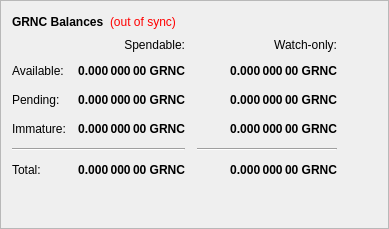
        <widget class="QFrame" name="frame">
         <property name="frameShape">
          <enum>QFrame::StyledPanel</enum>
         </property>
         <property name="frameShadow">
          <enum>QFrame::Raised</enum>
         </property>
         <layout class="QVBoxLayout" name="verticalLayout_4">
          <item>
           <layout class="QHBoxLayout" name="horizontalLayout_4">
            <item>
             <widget class="QLabel" name="label_5">
              <property name="font">
               <font>
                <weight>75</weight>
                <bold>true</bold>
               </font>
              </property>
              <property name="text">
               <string>GRNC Balances</string>
              </property>
             </widget>
            </item>
            <item>
             <widget class="QLabel" name="labelWalletStatus">
              <property name="cursor">
               <cursorShape>WhatsThisCursor</cursorShape>
              </property>
              <property name="toolTip">
               <string>The displayed information may be out of date. Your wallet automatically synchronizes with the GRNC network after a connection is established, but this process has not completed yet.</string>
              </property>
              <property name="styleSheet">
               <string notr="true">QLabel { color: red; }</string>
              </property>
              <property name="text">
               <string notr="true">(out of sync)</string>
              </property>
              <property name="alignment">
               <set>Qt::AlignLeading|Qt::AlignLeft|Qt::AlignVCenter</set>
              </property>
             </widget>
            </item>
            <item>
             <spacer name="horizontalSpacer_3">
              <property name="orientation">
               <enum>Qt::Horizontal</enum>
              </property>
              <property name="sizeHint" stdset="0">
               <size>
                <width>40</width>
                <height>20</height>
               </size>
              </property>
             </spacer>
            </item>
           </layout>
          </item>
          <item>
           <layout class="QGridLayout" name="gridLayout">
            <property name="spacing">
             <number>12</number>
            </property>
            <item row="2" column="2">
             <widget class="QLabel" name="labelWatchPending">
              <property name="font">
               <font>
                <weight>75</weight>
                <bold>true</bold>
               </font>
              </property>
              <property name="cursor">
               <cursorShape>IBeamCursor</cursorShape>
              </property>
              <property name="toolTip">
               <string>Unconfirmed transactions to watch-only addresses</string>
              </property>
              <property name="text">
               <string notr="true">0.000 000 00 GRNC</string>
              </property>
              <property name="alignment">
               <set>Qt::AlignRight|Qt::AlignTrailing|Qt::AlignVCenter</set>
              </property>
              <property name="textInteractionFlags">
               <set>Qt::LinksAccessibleByMouse|Qt::TextSelectableByKeyboard|Qt::TextSelectableByMouse</set>
              </property>
             </widget>
            </item>
            <item row="2" column="1">
             <widget class="QLabel" name="labelUnconfirmed">
              <property name="font">
               <font>
                <weight>75</weight>
                <bold>true</bold>
               </font>
              </property>
              <property name="cursor">
               <cursorShape>IBeamCursor</cursorShape>
              </property>
              <property name="toolTip">
               <string>Total of transactions that have yet to be confirmed, and do not yet count toward the spendable balance</string>
              </property>
              <property name="text">
               <string notr="true">0.000 000 00 GRNC</string>
              </property>
              <property name="alignment">
               <set>Qt::AlignRight|Qt::AlignTrailing|Qt::AlignVCenter</set>
              </property>
              <property name="textInteractionFlags">
               <set>Qt::LinksAccessibleByMouse|Qt::TextSelectableByKeyboard|Qt::TextSelectableByMouse</set>
              </property>
             </widget>
            </item>
            <item row="3" column="2">
             <widget class="QLabel" name="labelWatchImmature">
              <property name="font">
               <font>
                <weight>75</weight>
                <bold>true</bold>
               </font>
              </property>
              <property name="cursor">
               <cursorShape>IBeamCursor</cursorShape>
              </property>
              <property name="toolTip">
               <string>Staked or masternode rewards in watch-only addresses that has not yet matured</string>
              </property>
              <property name="text">
               <string notr="true">0.000 000 00 GRNC</string>
              </property>
              <property name="alignment">
               <set>Qt::AlignRight|Qt::AlignTrailing|Qt::AlignVCenter</set>
              </property>
              <property name="textInteractionFlags">
               <set>Qt::LinksAccessibleByMouse|Qt::TextSelectableByKeyboard|Qt::TextSelectableByMouse</set>
              </property>
             </widget>
            </item>
            <item row="4" column="0" colspan="2">
             <widget class="Line" name="lineSpendableBalance">
              <property name="orientation">
               <enum>Qt::Horizontal</enum>
              </property>
             </widget>
            </item>
            <item row="4" column="2">
             <widget class="Line" name="lineWatchBalance">
              <property name="sizePolicy">
               <sizepolicy hsizetype="Preferred" vsizetype="Fixed">
                <horstretch>0</horstretch>
                <verstretch>0</verstretch>
               </sizepolicy>
              </property>
              <property name="minimumSize">
               <size>
                <width>140</width>
                <height>0</height>
               </size>
              </property>
              <property name="orientation">
               <enum>Qt::Horizontal</enum>
              </property>
             </widget>
            </item>
            <item row="5" column="0">
             <widget class="QLabel" name="labelTotalText">
              <property name="text">
               <string>Total:</string>
              </property>
             </widget>
            </item>
            <item row="3" column="1">
             <widget class="QLabel" name="labelImmature">
              <property name="font">
               <font>
                <weight>75</weight>
                <bold>true</bold>
               </font>
              </property>
              <property name="cursor">
               <cursorShape>IBeamCursor</cursorShape>
              </property>
              <property name="toolTip">
               <string>Staked or masternode rewards that has not yet matured</string>
              </property>
              <property name="text">
               <string notr="true">0.000 000 00 GRNC</string>
              </property>
              <property name="alignment">
               <set>Qt::AlignRight|Qt::AlignTrailing|Qt::AlignVCenter</set>
              </property>
              <property name="textInteractionFlags">
               <set>Qt::LinksAccessibleByMouse|Qt::TextSelectableByKeyboard|Qt::TextSelectableByMouse</set>
              </property>
             </widget>
            </item>
            <item row="2" column="3">
             <spacer name="horizontalSpacer_2">
              <property name="orientation">
               <enum>Qt::Horizontal</enum>
              </property>
              <property name="sizeHint" stdset="0">
               <size>
                <width>40</width>
                <height>20</height>
               </size>
              </property>
             </spacer>
            </item>
            <item row="3" column="0">
             <widget class="QLabel" name="labelImmatureText">
              <property name="text">
               <string>Immature:</string>
              </property>
             </widget>
            </item>
            <item row="5" column="1">
             <widget class="QLabel" name="labelTotal">
              <property name="font">
               <font>
                <weight>75</weight>
                <bold>true</bold>
               </font>
              </property>
              <property name="cursor">
               <cursorShape>IBeamCursor</cursorShape>
              </property>
              <property name="toolTip">
               <string>Your current total balance</string>
              </property>
              <property name="text">
               <string notr="true">0.000 000 00 GRNC</string>
              </property>
              <property name="alignment">
               <set>Qt::AlignRight|Qt::AlignTrailing|Qt::AlignVCenter</set>
              </property>
              <property name="textInteractionFlags">
               <set>Qt::LinksAccessibleByMouse|Qt::TextSelectableByKeyboard|Qt::TextSelectableByMouse</set>
              </property>
             </widget>
            </item>
            <item row="5" column="2">
             <widget class="QLabel" name="labelWatchTotal">
              <property name="font">
               <font>
                <weight>75</weight>
                <bold>true</bold>
               </font>
              </property>
              <property name="cursor">
               <cursorShape>IBeamCursor</cursorShape>
              </property>
              <property name="toolTip">
               <string>Current total balance in watch-only addresses</string>
              </property>
              <property name="text">
               <string notr="true">0.000 000 00 GRNC</string>
              </property>
              <property name="alignment">
               <set>Qt::AlignRight|Qt::AlignTrailing|Qt::AlignVCenter</set>
              </property>
              <property name="textInteractionFlags">
               <set>Qt::LinksAccessibleByMouse|Qt::TextSelectableByKeyboard|Qt::TextSelectableByMouse</set>
              </property>
             </widget>
            </item>
            <item row="0" column="2">
             <widget class="QLabel" name="labelWatchonly">
              <property name="text">
               <string>Watch-only:</string>
              </property>
              <property name="alignment">
               <set>Qt::AlignRight|Qt::AlignTrailing|Qt::AlignVCenter</set>
              </property>
             </widget>
            </item>
            <item row="1" column="0">
             <widget class="QLabel" name="labelBalanceText">
              <property name="text">
               <string>Available:</string>
              </property>
             </widget>
            </item>
            <item row="1" column="1">
             <widget class="QLabel" name="labelBalance">
              <property name="font">
               <font>
                <weight>75</weight>
                <bold>true</bold>
               </font>
              </property>
              <property name="cursor">
               <cursorShape>IBeamCursor</cursorShape>
              </property>
              <property name="toolTip">
               <string>Your current spendable balance</string>
              </property>
              <property name="text">
               <string notr="true">0.000 000 00 GRNC</string>
              </property>
              <property name="alignment">
               <set>Qt::AlignRight|Qt::AlignTrailing|Qt::AlignVCenter</set>
              </property>
              <property name="textInteractionFlags">
               <set>Qt::LinksAccessibleByMouse|Qt::TextSelectableByKeyboard|Qt::TextSelectableByMouse</set>
              </property>
             </widget>
            </item>
            <item row="1" column="2">
             <widget class="QLabel" name="labelWatchAvailable">
              <property name="font">
               <font>
                <weight>75</weight>
                <bold>true</bold>
               </font>
              </property>
              <property name="cursor">
               <cursorShape>IBeamCursor</cursorShape>
              </property>
              <property name="toolTip">
               <string>Your current balance in watch-only addresses</string>
              </property>
              <property name="text">
               <string notr="true">0.000 000 00 GRNC</string>
              </property>
              <property name="alignment">
               <set>Qt::AlignRight|Qt::AlignTrailing|Qt::AlignVCenter</set>
              </property>
              <property name="textInteractionFlags">
               <set>Qt::LinksAccessibleByMouse|Qt::TextSelectableByKeyboard|Qt::TextSelectableByMouse</set>
              </property>
             </widget>
            </item>
            <item row="2" column="0">
             <widget class="QLabel" name="labelPendingText">
              <property name="text">
               <string>Pending:</string>
              </property>
             </widget>
            </item>
            <item row="0" column="1">
             <widget class="QLabel" name="labelSpendable">
              <property name="text">
               <string>Spendable:</string>
              </property>
              <property name="alignment">
               <set>Qt::AlignRight|Qt::AlignTrailing|Qt::AlignVCenter</set>
              </property>
             </widget>
            </item>
           </layout>
          </item>
          <item>
           <spacer name="verticalSpacer_4">
            <property name="orientation">
             <enum>Qt::Vertical</enum>
            </property>
            <property name="sizeHint" stdset="0">
             <size>
              <width>20</width>
              <height>40</height>
             </size>
            </property>
           </spacer>
          </item>
         </layout>
        </widget>
